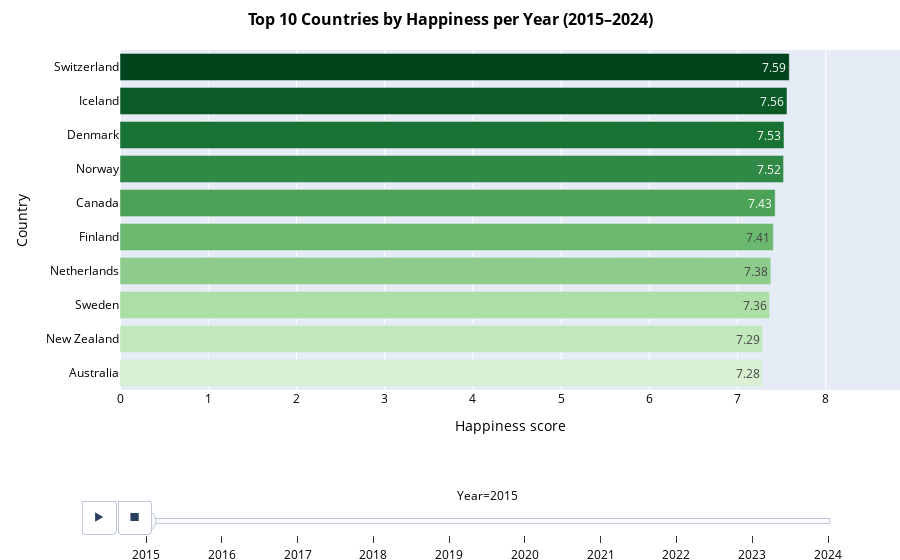

Write notebook code for a chart like this one.
### Markdown cell above
#### "Are the top 10 and the bottom 10 countries stable or do they change year to year?"

### Code cell
# Animated bar chart for top 10 Countries
top10_countries = (
    df.sort_values(['Year', 'Happiness score'], ascending=[True, False])
      .groupby('Year')
      .head(10)
      .reset_index(drop=True)
)
years = sorted(top10_countries['Year'].unique())

green_stops = [colorscale[5][1], colorscale[6][1], colorscale[7][1],
               colorscale[8][1], colorscale[9][1]]
cmap = LinearSegmentedColormap.from_list('greens', green_stops)
green_palette = [to_hex(cmap(i)) for i in np.linspace(0, 1, 10)]

# First year plot
first_year_data = (
    top10_countries[top10_countries['Year'] == years[0]]
    .sort_values('Happiness score', ascending=False)
)
n_colors = len(green_palette)
colors_first = [green_palette[n_colors - 1 - i] 
                for i in range(len(first_year_data))]

fig = go.Figure(
    data=[
        go.Bar(
            x=first_year_data['Happiness score'],
            y=first_year_data['Country standardized'],
            orientation='h',
            marker=dict(color=colors_first),
            text=first_year_data['Happiness score'].round(2),
            textposition='inside',
            texttemplate='%{text}',
            ids=first_year_data['Country standardized'],
            showlegend=False
        )
    ]
)

# Frames for simulating the animation
frames = []
for year in years:
    year_data = top10_countries[top10_countries['Year'] == year].sort_values(
        'Happiness score', ascending=False)
    colors = [green_palette[n_colors - 1 - i] for i in range(len(year_data))]

    frames.append(
        go.Frame(
            data=[
                go.Bar(
                    x=year_data['Happiness score'],
                    y=year_data['Country standardized'],
                    orientation='h',
                    marker=dict(color=colors),
                    text=year_data['Happiness score'].round(2),
                    textposition='inside',
                    texttemplate='%{text}',
                    ids=year_data['Country standardized']
                )
            ],
            name=str(year)
        )
    )
fig.frames = frames

# Modify the layout
fig.update_layout(
    margin=dict(l=120, r=0, t=50, b=150),

    title=dict(
        text="<b>Top 10 Countries by Happiness per Year (2015–2024)</b>",
        x=0.5,
        font=dict(size=16, color='black')
    ),

    xaxis=dict(
        title='Happiness score',
        title_font=dict(color='black'),
        tickfont=dict(color='black'),
        range=[0, top10_countries['Happiness score'].max() + 1]
    ),

    yaxis=dict(
        title='Country',
        title_font=dict(color='black'),
        tickfont=dict(color='black'),
        autorange='reversed'
    ),

    # Buttons
    updatemenus=[{
        'type': 'buttons',
        'direction': 'right',
        'showactive': False,
        'x': -0.05,
        'y': -0.42,
        'xanchor': 'left',
        'yanchor': 'bottom',
        'buttons': [
            {
                'label': '▶',
                'method': 'animate',
                'args':[None, {'frame': {'duration': 1000, 'redraw': True},
                               'fromcurrent': True,
                               'transition': {'duration': 300}}]
            },
            {
                'label': '■',
                'method': 'animate',
                'args':[[None], {'frame': {'duration': 0, 'redraw': True},
                                 'mode': 'immediate',
                                 'transition': {'duration': 0}}]
            }
        ]
    }],

    # Slider
    sliders=[{
        'active': 0,
        'x': 0.02,
        'y': -0.5,
        'xanchor': 'left',
        'yanchor': 'bottom',
        'currentvalue': {
            'prefix': 'Year=',
            'visible': True,
            'xanchor': 'center'
        },
        'len': 0.9,
        'steps': [
            {
                'args': [[str(year)], 
                         {'frame': {'duration': 800, 'redraw': True}, 
                          'mode':'immediate'}],
                'label': str(year),
                'method':'animate'
            } for year in years
        ],
        'font': {
            'color': 'black'
        }
    }]
)

output_path = os.path.join(
    visualizations_folder, 'interactive_top10_bar_chart_race.html')
fig.write_html(output_path)
fig.show()

### Figure 1 — Plotly figure (JSON) as saved in the notebook; plotly's stock layout.template omitted (floating-point values rounded to 4 significant figures)
{"data": [{"ids": ["Switzerland", "Iceland", "Denmark", "Norway", "Canada", "Finland", "Netherlands", "Sweden", "New Zealand", "Australia"], "marker": {"color": ["#00441b", "#0c5b27", "#187234", "#308a45", "#4ca257", "#6bb86f", "#8dcc8b", "#acdea6", "#c3e7bd", "#d9f0d3"]}, "orientation": "h", "showlegend": false, "text": [7.59, 7.56, 7.53, 7.52, 7.43, 7.41, 7.38, 7.36, 7.29, 7.28], "textposition": "inside", "texttemplate": "%{text}", "type": "bar", "x": [7.587, 7.561, 7.527, 7.522, 7.427, 7.406, 7.378, 7.364, 7.286, 7.284], "y": ["Switzerland", "Iceland", "Denmark", "Norway", "Canada", "Finland", "Netherlands", "Sweden", "New Zealand", "Australia"]}], "layout": {"margin": {"b": 150, "l": 120, "r": 0, "t": 50}, "sliders": [{"active": 0, "currentvalue": {"prefix": "Year=", "visible": true, "xanchor": "center"}, "font": {"color": "black"}, "len": 0.9, "steps": [{"args": [["2015"], {"frame": {"duration": 800, "redraw": true}, "mode": "immediate"}], "label": "2015", "method": "animate"}, {"args": [["2016"], {"frame": {"duration": 800, "redraw": true}, "mode": "immediate"}], "label": "2016", "method": "animate"}, {"args": [["2017"], {"frame": {"duration": 800, "redraw": true}, "mode": "immediate"}], "label": "2017", "method": "animate"}, {"args": [["2018"], {"frame": {"duration": 800, "redraw": true}, "mode": "immediate"}], "label": "2018", "method": "animate"}, {"args": [["2019"], {"frame": {"duration": 800, "redraw": true}, "mode": "immediate"}], "label": "2019", "method": "animate"}, {"args": [["2020"], {"frame": {"duration": 800, "redraw": true}, "mode": "immediate"}], "label": "2020", "method": "animate"}, {"args": [["2021"], {"frame": {"duration": 800, "redraw": true}, "mode": "immediate"}], "label": "2021", "method": "animate"}, {"args": [["2022"], {"frame": {"duration": 800, "redraw": true}, "mode": "immediate"}], "label": "2022", "method": "animate"}, {"args": [["2023"], {"frame": {"duration": 800, "redraw": true}, "mode": "immediate"}], "label": "2023", "method": "animate"}, {"args": [["2024"], {"frame": {"duration": 800, "redraw": true}, "mode": "immediate"}], "label": "2024", "method": "animate"}], "x": 0.02, "xanchor": "left", "y": -0.5, "yanchor": "bottom"}], "title": {"font": {"color": "black", "size": 16}, "text": "<b>Top 10 Countries by Happiness per Year (2015–2024)</b>", "x": 0.5}, "updatemenus": [{"buttons": [{"args": [null, {"frame": {"duration": 1000, "redraw": true}, "fromcurrent": true, "transition": {"duration": 300}}], "label": "▶", "method": "animate"}, {"args": [[null], {"frame": {"duration": 0, "redraw": true}, "mode": "immediate", "transition": {"duration": 0}}], "label": "■", "method": "animate"}], "direction": "right", "showactive": false, "type": "buttons", "x": -0.05, "xanchor": "left", "y": -0.42, "yanchor": "bottom"}], "xaxis": {"range": [0, 8.842], "tickfont": {"color": "black"}, "title": {"font": {"color": "black"}, "text": "Happiness score"}}, "yaxis": {"autorange": "reversed", "tickfont": {"color": "black"}, "title": {"font": {"color": "black"}, "text": "Country"}}}}
